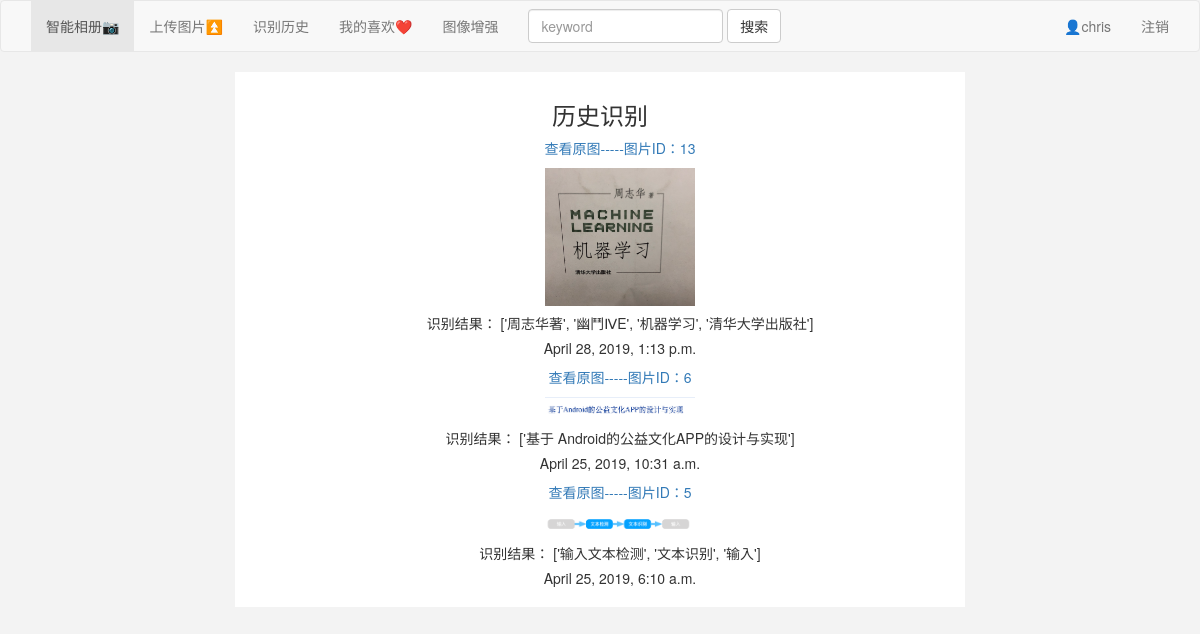
Page /ocr/history/ (signed in) on the committed database.
### ocr/models.py (models this page shows)
class Record(models.Model):
    user = models.ForeignKey(User, on_delete=models.CASCADE)
    text_image = models.ForeignKey(Image, on_delete=models.CASCADE)
    record_date = models.DateTimeField(auto_now=True)
    result = models.TextField()

class Image(models.Model):
    user = models.ForeignKey(User, on_delete=models.CASCADE)
    img_path = models.ImageField(upload_to='ocr/image/', blank=True, null=True, max_length=500)
    upload_date = models.DateTimeField(auto_now=True)
    tag = models.TextField()

### ocr/views.py (the view)
# urls.py: path('history/', views.history, name='history'),
@login_required(login_url='login')
def history(request):
    message = {}
    records = Record.objects.filter(user=request.user).order_by('-record_date')[:15]
    message['records'] = records
    return render(request, 'ocr/history.html', message)

### ocr/templates/ocr/history.html (shortened to what this page needs)
{% extends 'ocr/base.html' %}
{% block main %}
{% load static %}
<div class="page-title">
<h3  class="page-title"> 历史识别 </h3>
{% if records %}
    <ul>
    {% for record in records %}
            <a href="/ocr/image/{{ record.text_image.id }}/">
            <p> 查看原图-----图片ID：{{record.text_image.id }} </p>
            </a>
                <img src="/static/media/{{ record.text_image.img_path }}" width="150" />
            <h5>
                识别结果： {{ record.result }}
            </h5>
            <h5> {{ record.record_date }} </h5>
    {% endfor %}
    </ul>
{% else %}
    <p> No result are available. </p>
{% endif %}
</div>
{% endblock %}

### ocr/templates/ocr/base.html (shortened to what this page needs)
<!DOCTYPE html>
<html lang="en">
<head>
    <link rel="stylesheet" href="https://cdn.jsdelivr.net/npm/bootstrap@3.3.7/dist/css/bootstrap.min.css"
>
    {% load static %}
    <link rel="stylesheet" type="text/css" href="{% static 'ocr/css/base.css' %}">
</head>
<body class="body">
    <nav class="navbar navbar-default">
        <div class="container-fluid">
          <div class="collapse navbar-collapse" id="bs-example-navbar-collapse-1">
            <ul class="nav navbar-nav">
                <li class="active">
                    <a href="{% url 'index' %}">
                        智能相册📷
                    </a>
                </li>
                <li><a href="{% url 'upload' %}">上传图片⏫</a></li>
                <li><a href="{% url 'history' %}">识别历史</a></li>
                <li><a href="{% url 'favorite' %}">我的喜欢❤️</a></li>
                <li><a href="">图像增强</a></li>
            </ul>
            <form class='navbar-form navbar-left' action="{% url 'search' %}", method="POST" enctype="multipart/form-data">
              <div class="form-group">
                  <input type="text" class="form-control" placeholder="keyword" name="keyword">
              </div>
              <button type="submit" class="btn btn-default">搜索</button>
            </form>
            <ul class="nav navbar-nav navbar-right">
                {% if user.is_authenticated %}
                    <li><a href="#">👤{{ user.username }}</a></li>
                    <li><a href="{% url 'logout' %}"> 注销 </a></li>
                {% else %}
                    <li><a href="{% url 'login' %}">登录</a></li>
                    <li><a href="{% url 'register' %}">注册</a> </li>
                {% endif %}
            </ul>
          </div>
        </div>
    </nav>
    <div class="main">
    {% block main %}
    {% endblock %}
    </div>
</body>
</html>

### ocr/static/ocr/css/base.css (style rules this page uses)
.body { background: #f3f3f3; }
.main { background: #fff; width: 730px; margin: 0 auto; overflow: hidden; padding: 10px; }
.page-title { text-align: center; }

### rows in the picture
Record: text_image.id "13", text_image.img_path (picture), result "['周志华著', '幽鬥ⅣE', '机器学习', '清华大学出版社']", record_date "April 28, 2019, 1:13 p.m."
Record: text_image.id "6", text_image.img_path (picture), result "['基于 Android的公益文化APP的设计与实现']", record_date "April 25, 2019, 10:31 a.m."
Record: text_image.id "5", text_image.img_path (picture), result "['输入文本检测', '文本识别', '输入']", record_date "April 25, 2019, 6:10 a.m."

### other values in the picture
{{ user.username }} "chris"
